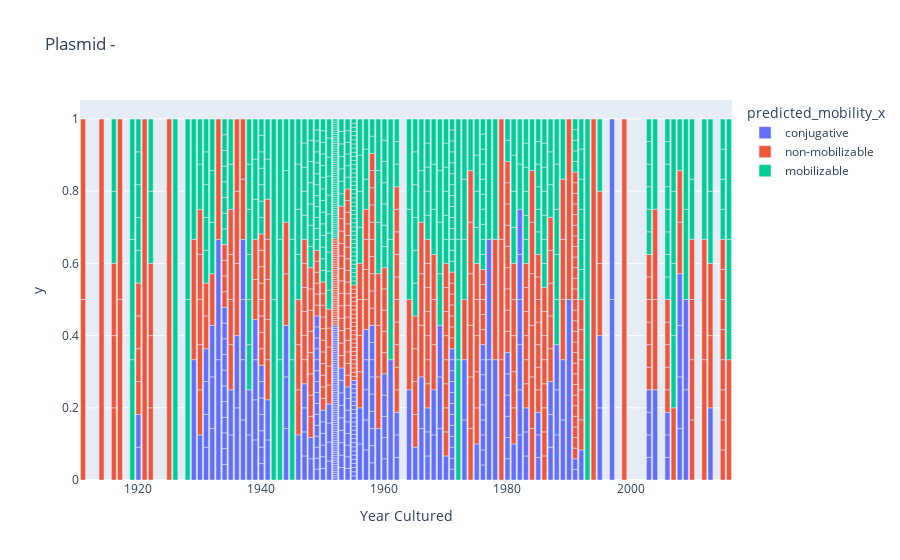

Notebook cell for this chart:
### Code cell
px.bar(
    merged_mob,
    x="Year",
    y=merged_mob['Year'].map((1/merged_mob['Year'].value_counts()).to_dict()),
    labels={"Year": "Year Cultured", },
    title="Plasmid - ",
    # hover_data=["Accession_Number", "Resistance Mechanism", "Best_Hit_ARO", "Drug Class", "AMR Gene Family", 'Contig', 'Strain'],
    # color='Best_Hit_ARO',
    color='predicted_mobility_x'
)

### Figure 1 — Plotly figure (JSON) as saved in the notebook; plotly's stock layout.template omitted (floating-point values rounded to 4 significant figures; data arrays with more than 128 entries replaced by an {"elided": "..."} marker saying what was removed)
{"data": [{"alignmentgroup": "True", "hovertemplate": "predicted_mobility_x=conjugative<br>Year Cultured=%{x}<br>y=%{y}<extra></extra>", "legendgroup": "conjugative", "marker": {"color": "#636efa", "pattern": {"shape": ""}}, "name": "conjugative", "offsetgroup": "conjugative", "orientation": "v", "showlegend": true, "textposition": "auto", "type": "bar", "x": {"elided": "309 int values"}, "xaxis": "x", "y": {"elided": "309 float values"}, "yaxis": "y"}, {"alignmentgroup": "True", "hovertemplate": "predicted_mobility_x=non-mobilizable<br>Year Cultured=%{x}<br>y=%{y}<extra></extra>", "legendgroup": "non-mobilizable", "marker": {"color": "#EF553B", "pattern": {"shape": ""}}, "name": "non-mobilizable", "offsetgroup": "non-mobilizable", "orientation": "v", "showlegend": true, "textposition": "auto", "type": "bar", "x": {"elided": "397 int values"}, "xaxis": "x", "y": {"elided": "397 float values"}, "yaxis": "y"}, {"alignmentgroup": "True", "hovertemplate": "predicted_mobility_x=mobilizable<br>Year Cultured=%{x}<br>y=%{y}<extra></extra>", "legendgroup": "mobilizable", "marker": {"color": "#00cc96", "pattern": {"shape": ""}}, "name": "mobilizable", "offsetgroup": "mobilizable", "orientation": "v", "showlegend": true, "textposition": "auto", "type": "bar", "x": {"elided": "395 int values"}, "xaxis": "x", "y": {"elided": "395 float values"}, "yaxis": "y"}], "layout": {"autosize": true, "barmode": "relative", "legend": {"title": {"text": "predicted_mobility_x"}, "tracegroupgap": 0}, "title": {"text": "Plasmid - "}, "xaxis": {"anchor": "y", "autorange": true, "domain": [0, 1], "range": [1910.0, 2016.0], "title": {"text": "Year Cultured"}, "type": "linear"}, "yaxis": {"anchor": "x", "autorange": true, "domain": [0, 1], "range": [0, 1.053], "title": {"text": "y"}, "type": "linear"}}}
